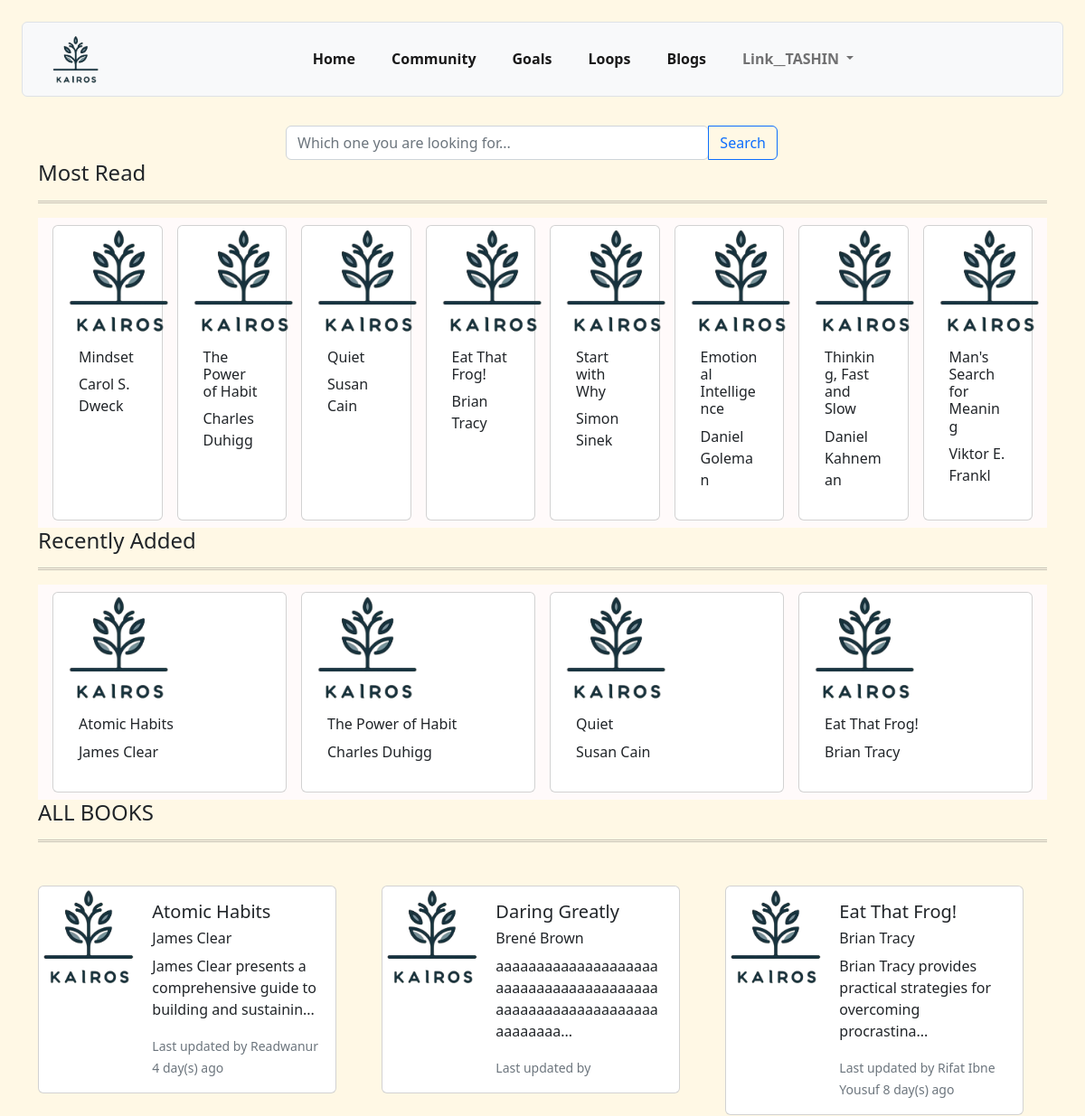
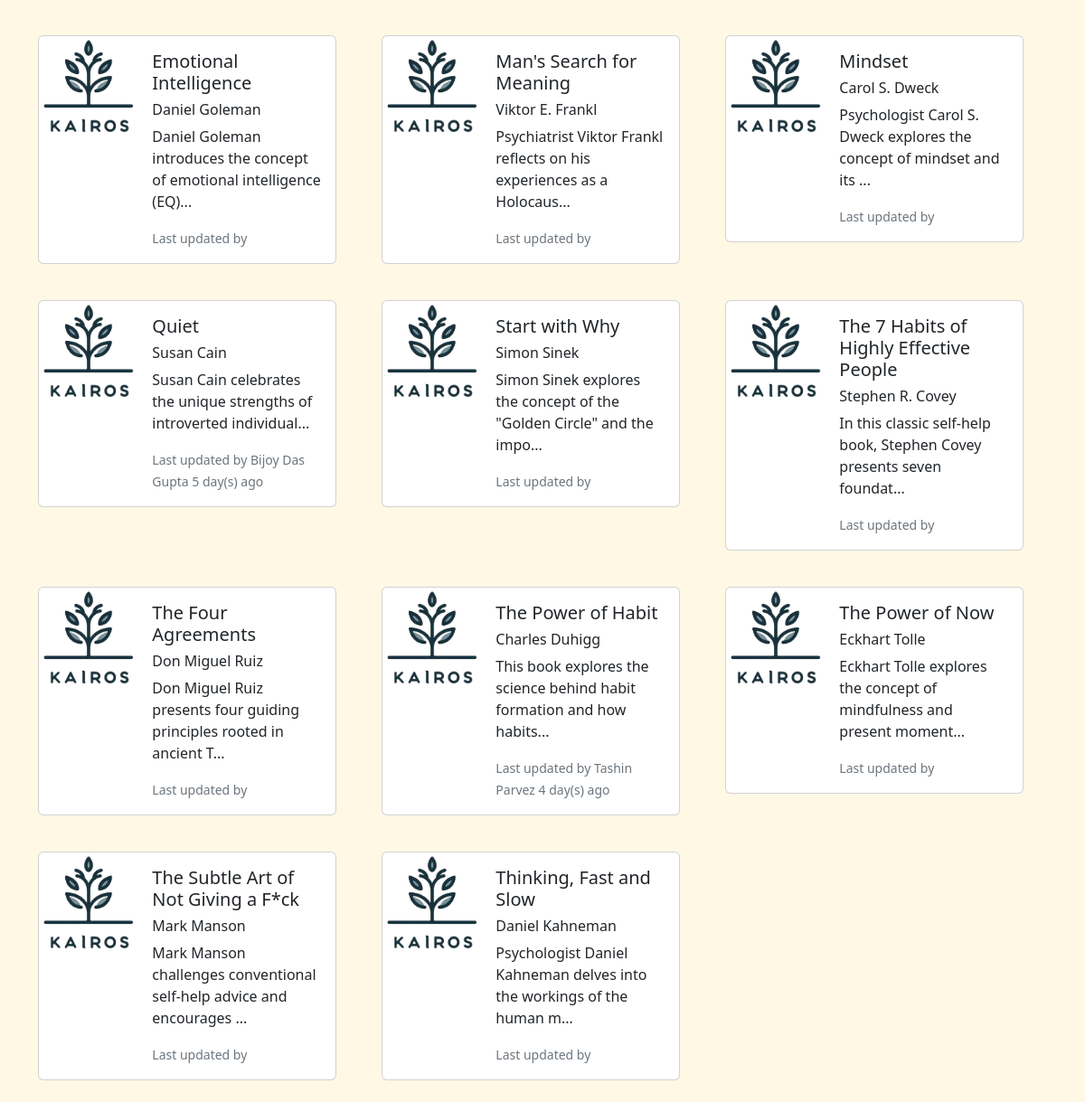
/Life-Library/lifelibrary.php, run on the app's committed database (2 pictures, top to bottom).
### tables this page shows
CREATE TABLE `life_library` (
  `bookName` varchar(100) NOT NULL,
  `authorName` varchar(100) NOT NULL,
  `details` varchar(500) DEFAULT NULL,
  `clicked` int(11) NOT NULL
);

### Life-Library/lifelibrary.php (the view, shortened to what this page needs)
<?php
include('../Dashboard/connect_db.php');
$sql = "SELECT bookName, authorName
        FROM life_library
        ORDER BY clicked DESC
        Limit 8";
$resultantLabel =  mysqli_query($conn, $sql);
$mostRead = mysqli_fetch_all($resultantLabel);
$sql = "SELECT life_library.bookName, life_library.authorName
        FROM notes AS t
        INNER JOIN (
                    SELECT title, MAX(created_at) AS latest_created_at
                    FROM notes
                    WHERE public = 1
                    GROUP BY title
                    ) AS latest
        ON t.title = latest.title AND t.created_at = latest.latest_created_at
        INNER JOIN
        life_library
        ON t.title = life_library.bookName
        ORDER BY created_at DESC
        LIMIT 8";
$result =  mysqli_query($conn, $sql);
$recentlyAdded = mysqli_fetch_all($result);
$sql = "SELECT lf.bookName, lf.authorName, CONCAT(LEFT(lf.details, 68), '...') AS 'lf.details',
        CASE
                WHEN lastName IS NULL THEN firstName
                ELSE CONCAT(firstName, ' ', lastName)
        END AS fullName,
        CASE
                WHEN TIMESTAMPDIFF(YEAR, ntb.created_at, NOW()) >= 1  THEN CONCAT(TIMESTAMPDIFF(YEAR, created_at, NOW()), ' year(s) ago')
                WHEN TIMESTAMPDIFF(MONTH, ntb.created_at, NOW()) >= 1 THEN CONCAT(TIMESTAMPDIFF(MONTH, created_at, NOW()), ' month(s) ago')
                WHEN TIMESTAMPDIFF(DAY, ntb.created_at, NOW()) >= 1   THEN CONCAT(TIMESTAMPDIFF(DAY, created_at, NOW()), ' day(s) ago')
                WHEN TIMESTAMPDIFF(HOUR, ntb.created_at, NOW()) >= 1  THEN CONCAT(TIMESTAMPDIFF(HOUR, created_at, NOW()), ' hour(s) ago')
                ELSE CONCAT(TIMESTAMPDIFF(MINUTE, ntb.created_at, NOW()), ' minute(s) ago')
        END AS time_ago
        FROM life_library AS lf
        LEFT JOIN
        (
            SELECT n.title, ui.firstName , ui.lastName, n.created_at
            FROM (
                    SELECT t.*
                    FROM notes AS t
                    INNER JOIN (
                                SELECT title, MAX(created_at) AS latest_created_at
                                FROM notes
                                WHERE public = 1
                                GROUP BY title
                            ) AS latest
                    ON t.title = latest.title AND t.created_at = latest.latest_created_at
            ) as n
            INNER JOIN
            user_info as ui
            ON n.userHandle = ui.userHandle
            ORDER BY n.created_at
        ) AS ntb
        ON bookName =  ntb.title
        ORDER BY lf.bookName, ntb.created_at DESC;";
$result =  mysqli_query($conn, $sql);
$ABCDRead = mysqli_fetch_all($result);
?>
<!DOCTYPE html>
<html lang="en">
<head>
    <link rel="stylesheet" href="editProfile.php">
    <link rel="stylesheet" href="../Dashboard/style.css">
    <link rel="stylesheet" href="library.css">
    <link href="https://cdn.jsdelivr.net/npm/bootstrap@5.2.3/dist/css/bootstrap.min.css" rel="stylesheet">
</head>
<body>
    <?php include('/Kairos/Dashboard/navbar.php'); ?>
    <div class="container-fluid">
        <div class="row m-0">
            <div class="row justify-content-center mt-3" style="overflow-x: hidden;">
                <div class="col-lg-6">
                    <div class="input-group">
                        <input type="search" class="form-control rounded" placeholder="Which one you are looking for..." aria-label="Search" aria-describedby="search-addon" />
                        <button type="button" class="btn btn-outline-primary" data-mdb-ripple-init>Search</button>
                    </div>
                </div>
            </div>
        </div>
    </div>
    <div class="container">
        <H4>Most Read</H4>
        <hr class="double">
        <div class="container" style="background: snow;">
            <div class="row mt-1 p-2">
                <?php
                foreach ($mostRead as $read) { ?>
                    <div class="col card ms-2 me-2 "><img src="../Images/logo2.png">
                        <div class="card-body">
                            <div class="layer">
                                <h6> <?php echo htmlspecialchars($read[0]); ?></h6>
                                <p> <?php echo htmlspecialchars($read[1]); ?> </p>
                            </div>
                        </div>
                    </div>
                <?php } ?>
            </div>
        </div>
    </div>
    <div class="container">
        <H4>Recently Added</H4>
        <hr class="double">
        <div class="container" style="background: snow;">
            <div class="row mt-1 p-2">
                <?php
                foreach ($recentlyAdded as $read) { ?>
                    <div class="col card ms-2 me-2 "><img src="../Images/logo2.png">
                        <div class="card-body">
                            <div class="layer">
                                <h6> <?php echo htmlspecialchars($read[0]); ?></h6>
                                <p> <?php echo htmlspecialchars($read[1]); ?> </p>
                            </div>
                        </div>
                    </div>
                <?php } ?>
            </div>
        </div>
    </div>
    <div class="container">
        <H4>ALL BOOKS</H4>
        <hr class="double">
        <div class="row row-cols-1 row-cols-md-3 g-4 mt-4">
            <?php
            foreach ($ABCDRead as $book) { ?>
                <div class="col">
                    <div class="card mb-3" style="max-width: 540px;">
                        <div class="row g-0">
                            <div class="col-md-4">
                                <img src="../Images/logo2.png" class="img-fluid rounded-start" alt="...">
                            </div>
                            <div class="col-md-8">
                                <div class="card-body">
                                    <h5 class="card-title">
                                        <?php echo htmlspecialchars($book[0]); ?>
                                    </h5>
                                    <h6>
                                        <?php echo htmlspecialchars($book[1]); ?>
                                    </h6>
                                    <p class="card-text">
                                        <?php echo htmlspecialchars($book[2]); ?>
                                    </p>
                                    <p class="card-text"><small class="text-muted">Last updated by
                                            <?php echo htmlspecialchars($book[3]); ?>
                                            <?php echo htmlspecialchars($book[4]); ?>
                                        </small></p>
                                </div>
                            </div>
                        </div>
                    </div>
                </div>
            <?php } ?>
        </div>
    </div>
</body>
</html>

### Dashboard/navbar.php (shortened to what this page needs)
<!DOCTYPE html>
<html lang="en">
<head>
    <link rel="stylesheet" href="style.css">
    <link href="https://cdn.jsdelivr.net/npm/bootstrap@5.2.3/dist/css/bootstrap.min.css" rel="stylesheet">
</head>
<body class="bg-warning p-2 text-dark bg-opacity-10">
    <nav class="navbar navbar-expand-lg bg-light m-3 border rounded">
        <div class="container-fluid">
            <a class="navbar-brand" href="#">
                <img src="../images/logo2.png" alt="Bootstrap" height="55" style="
                padding-left: 19px;">
            </a>
            <div class="collapse navbar-collapse" id="navbarScroll">
                <ul class="navbar-nav me-auto my-2 my-lg-0 navbar-nav-scroll mx-auto" style="--bs-scroll-height: 100px;">
                    <li class="nav-item tashin">
                        <a class="nav-link active fw-bold" aria-current="page" href="#">Home</a>
                    </li>
                    <li class="nav-item tashin ps-4">
                        <a class="nav-link active fw-bold" aria-current="page" href="#">Community</a>
                    </li>
                    <li class="nav-item tashin ps-4">
                        <a class="nav-link active fw-bold" aria-current="page" href="#">Goals</a>
                    </li>
                    <li class="nav-item tashin ps-4">
                        <a class="nav-link active fw-bold" aria-current="page" href="#">Loops</a>
                    </li>
                    <li class="nav-item tashin ps-4">
                        <a class="nav-link active fw-bold" aria-current="page" href="#">Blogs</a>
                    </li>
                    <li class="nav-item dropdown ps-4">
                        <a class="nav-link dropdown-toggle fw-bold" href="#" role="button" data-bs-toggle="dropdown" aria-expanded="false">
                            Link__TASHIN
                        </a>
                    </li>
                </ul>
            </div>
        </div>
    </nav>
</body>

### Dashboard/style.css (style rules this page uses)
* { margin: 0; padding: 0; }
.tashin ::after { content: ""; width: 0%; height: 2px; display: block; background: #f44336; margin: auto; transition: 0.5s; }

### Life-Library/library.css (style rules this page uses)
.col img { width: 15vh; }
hr.double { border-top: 3px double; border-bottom: none; }

### Admin-Panel/style.css (style rules this page uses)
.card { display: inline-block; width: 330px; margin-right: 10px; vertical-align: top; }

### data on the page
life_library: bookName "Mindset", authorName "Carol S. Dweck", book "Psychologist Carol S. Dweck explores the concept of mindset and its ..."
life_library: bookName "The Power of Habit", authorName "Charles Duhigg", book "This book explores the science behind habit formation and how habits...", book "Tashin Parvez", book "4 day(s) ago"
life_library: bookName "Quiet", authorName "Susan Cain", book "Susan Cain celebrates the unique strengths of introverted individual...", book "Bijoy Das Gupta", book "5 day(s) ago"
life_library: bookName "Eat That Frog!", authorName "Brian Tracy", book "Brian Tracy provides practical strategies for overcoming procrastina...", book "Rifat Ibne Yousuf", book "8 day(s) ago"
life_library: bookName "Start with Why", authorName "Simon Sinek", book "Simon Sinek explores the concept of the \"Golden Circle\" and the impo..."
life_library: bookName "Emotional Intelligence", authorName "Daniel Goleman", book "Daniel Goleman introduces the concept of emotional intelligence (EQ)..."
life_library: bookName "Thinking, Fast and Slow", authorName "Daniel Kahneman", book "Psychologist Daniel Kahneman delves into the workings of the human m..."
life_library: bookName "Man's Search for Meaning", authorName "Viktor E. Frankl", book "Psychiatrist Viktor Frankl reflects on his experiences as a Holocaus..."
life_library: bookName "Atomic Habits", authorName "James Clear", book "James Clear presents a comprehensive guide to building and sustainin...", book "Readwanur", book "4 day(s) ago"
life_library: bookName "Daring Greatly", authorName "Brené Brown", book "aaaaaaaaaaaaaaaaaaaaaaaaaaaaaaaaaaaaaaaaaaaaaaaaaaaaaaaaaaaaaaaaaaaa..."
life_library: bookName "The 7 Habits of Highly Effective People", authorName "Stephen R. Covey", book "In this classic self-help book, Stephen Covey presents seven foundat..."
life_library: bookName "The Four Agreements", authorName "Don Miguel Ruiz", book "Don Miguel Ruiz presents four guiding principles rooted in ancient T..."
life_library: bookName "The Power of Now", authorName "Eckhart Tolle", book "Eckhart Tolle explores the concept of mindfulness and present moment..."
life_library: bookName "The Subtle Art of Not Giving a F*ck", authorName "Mark Manson", book "Mark Manson challenges conventional self-help advice and encourages ..."
